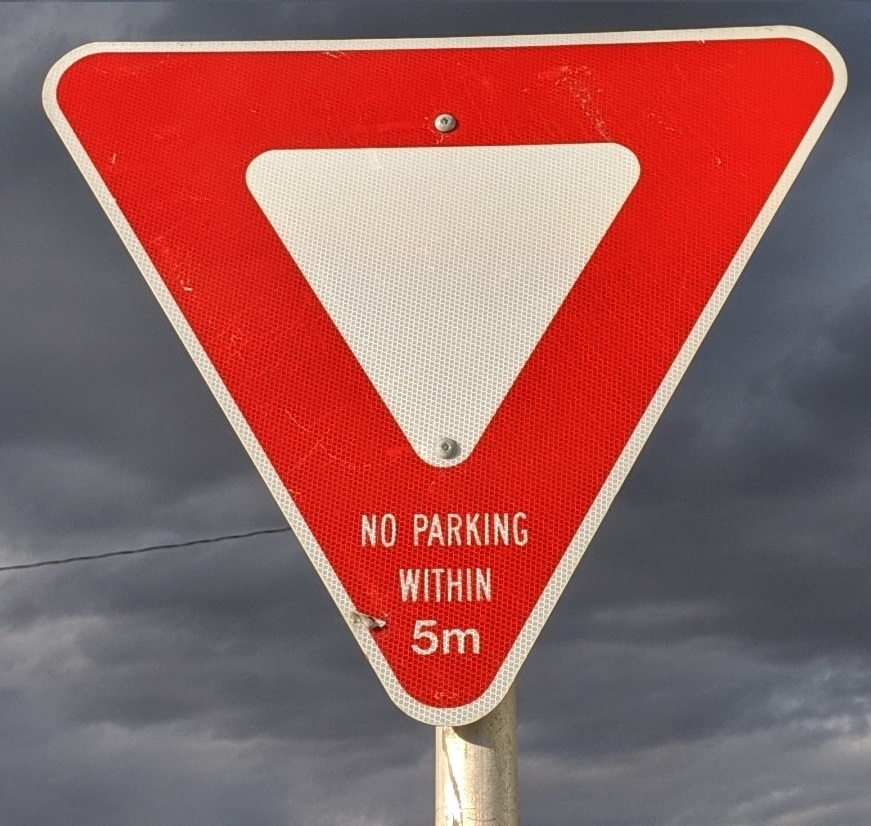
#> input picture test.jpg, 871 x 826 px
$ python main_exp.py   (older library calls are emulated)
#> lines starting #> are read from the running program, lines starting #| are printed output that depends on the picture; after the words box and inside, x2 and y2 are one past the last pixel; in counts of white or black regions, pixels touching at a corner belong together
#> further down, image is the input picture: shape (826, 871, 3); mean B, G, R 94.2, 95.4, 151
### image_editor.py
import cv2
import numpy as np
import sys
import scipy.ndimage
import random
import matplotlib.pyplot as plt
from matplotlib.figure import Figure
from matplotlib.backends.backend_agg import FigureCanvas

np.set_printoptions(threshold=sys.maxsize)

def brightness_contrast(image, contrast, brightness):
    return cv2.addWeighted(image, contrast, image, 0, brightness)

# [52 lines left out: functions swap_bg, swap_gr, swap_rb, image_histogram, hist_color, not called in this run]

def hist_bw(image):
    hist, bins = np.histogram(image, bins=255, range=(0,256))
    return hist, bins

# [17 lines left out: functions convert_to_bw, resize_image, not called in this run]


def mirror(image):
    return np.fliplr(image)

def flip_upsidedown(image):
    return np.flipud(image)

def rotate_image(image):
    return np.rot90(image)

# [100 lines left out: functions replace_color, avg_blur, gaussian_blur, median_blur, add_border, intensity_map and 1 more, not called in this run]


def blend_images(image1, image2, alpha):
    return cv2.addWeighted(image1, alpha, image2, (1-alpha), 0)

def blend_images_bw(image1, image2, percentage):
    return cv2.weighted(image1, percentage, image2, (1-percentage), 0)
    # return image1*percentage + image2*(1-percentage)

# [5 lines left out: function blend_images_color, not called in this run]

def non_linear_blend(image1, image2, percentage):

    pass

# [187 lines left out: functions edge_detection, cartoonify, extract_color, mask_result_color, mask_result_bw, blending_pyramids, not called in this run]

def ndimage_rotate(image, angle, axes=(1,0), reshape=True, output=None, order=3, mode='constant', cval=0.0, prefilter=True):
    return scipy.ndimage.rotate(image, angle, axes, reshape=True, output=None, order=3, mode='constant', cval=0.0, prefilter=True)

def gamma_correction(image, gamma):
    gamma= float(gamma)
    return (255 * (image/255)**(1/gamma)).astype(np.uint8)

def sketch_algo():
    pass

# [7 lines left out: function pixelate, not called in this run]

def perspective_transform_etc():
    pass

def negative_color_picture(image):
    return 255-image


def pseudo_solarised():
    pass

# [15 lines left out: function add_Gaussian_noise, not called in this run]

def add_noise02():
    pass

# [124 lines left out: functions noise_bands, band_noise_horizontal, band_noise_vertical, saltnpepper_noise_single_channel, dither, not called in this run]

def contrast_stretching_single_channel(image, lower_threshold, upper_threshold):
#> called with lower_threshold = 10, upper_threshold = 230
    original_copy = image.copy()
    original_copy[image >= upper_threshold] = 255
#> original_copy: shape (826, 871); min 0, max 255, mean 94.2
    original_copy[image <= lower_threshold] = 0
#> original_copy: shape (826, 871); min 0, max 255, mean 94
    original_copy = 255*((image - lower_threshold) / (upper_threshold - lower_threshold))
    # print(original_copy)
    return original_copy#.astype(np.uint8)

def contrast_stretching_RGB_channel(image, lower_threshold, upper_threshold):
    image[:, :, 0] = contrast_stretching_single_channel(image[:, :, 0], lower_threshold, upper_threshold)
    image[:, :, 1] = contrast_stretching_single_channel(image[:, :, 1], lower_threshold, upper_threshold)
#> call 2 of contrast_stretching_single_channel, with lower_threshold = 10, upper_threshold = 230
#> in contrast_stretching_single_channel (call 2), `original_copy[image >= upper_threshold] = 255`:
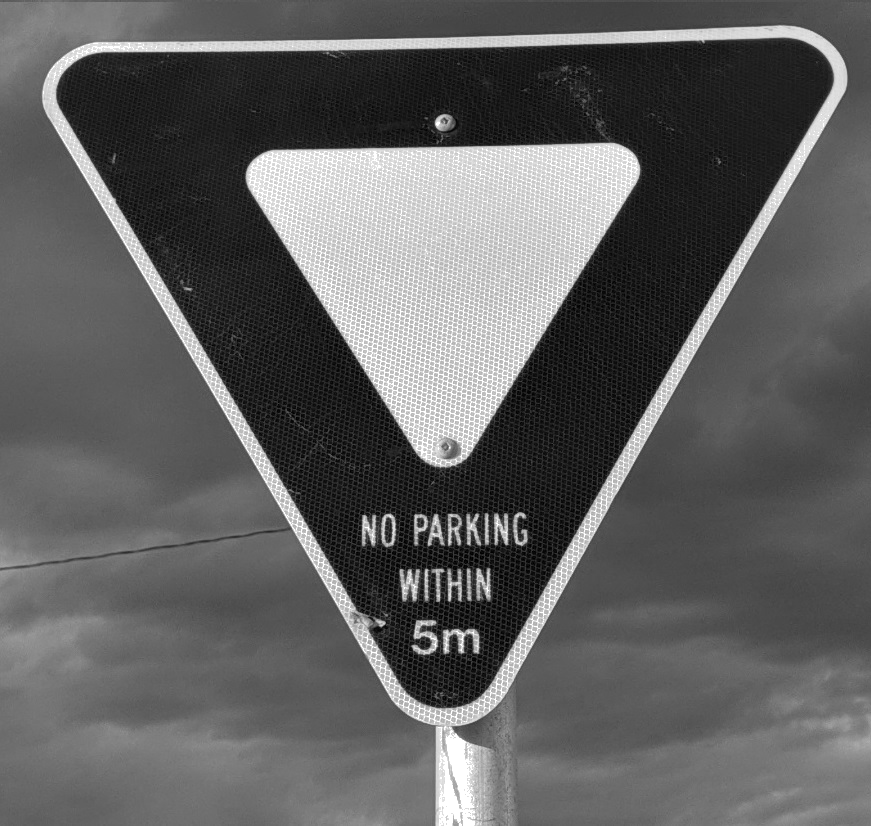
#> original_copy: shape (826, 871); min 0, max 255, mean 95.9
#> in contrast_stretching_single_channel (call 2), `original_copy[image <= lower_threshold] = 0`: original_copy: shape (826, 871); 1.19% of pixels changed, all inside (x1, y1, x2, y2) = (89, 48, 737, 702)
#> in contrast_stretching_single_channel (call 2), `original_copy = 255*((image - lower_threshold) / (upper_threshold - lo..`:
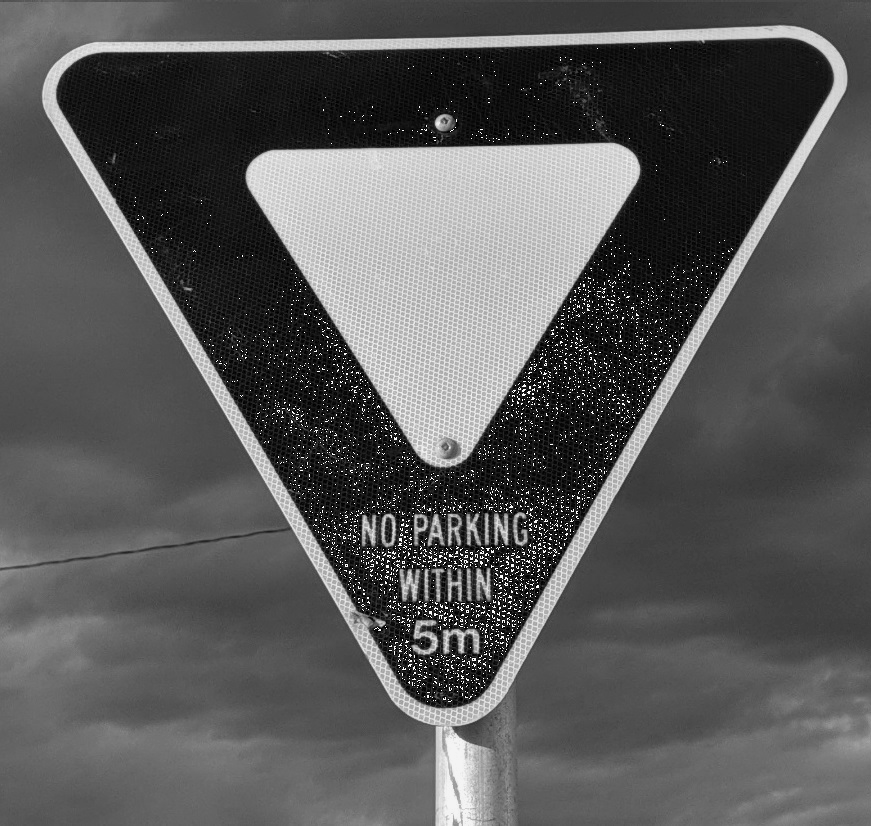
#> original_copy: shape (826, 871) float64; min 0, max 295.6, mean 101.9; drawn with min black and max white
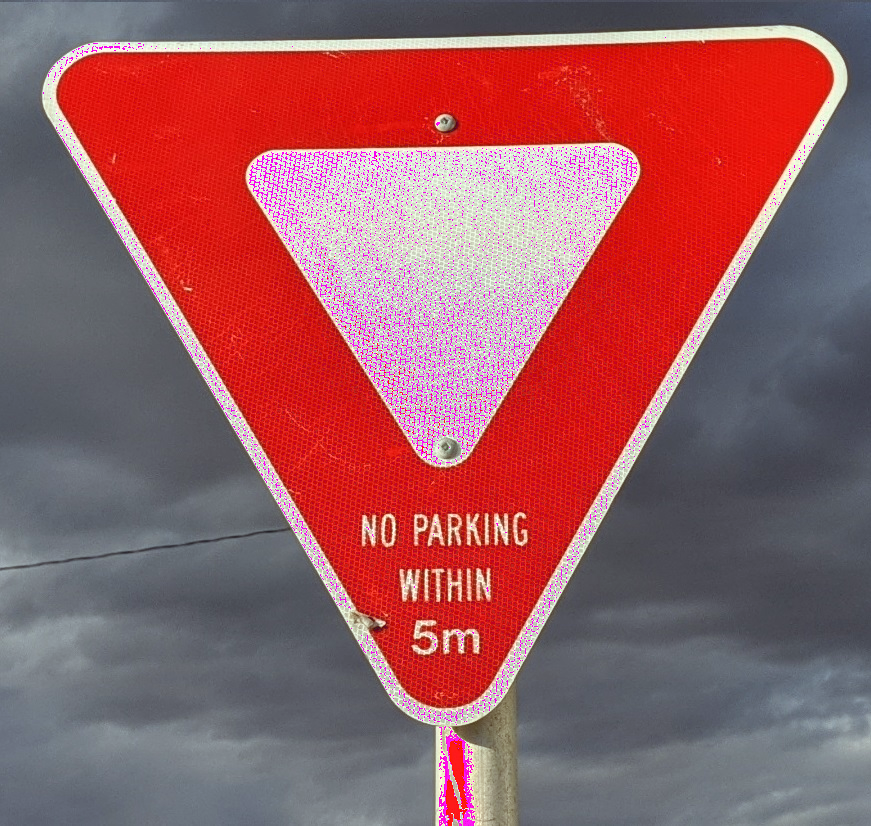
#> image: shape (826, 871, 3); mean B, G, R 98.2, 93, 151
    image[:, :, 2] = contrast_stretching_single_channel(image[:, :, 2], lower_threshold, upper_threshold)
#> call 3 of contrast_stretching_single_channel, with lower_threshold = 10, upper_threshold = 230
#> in contrast_stretching_single_channel (call 3), `original_copy = image.copy()`:
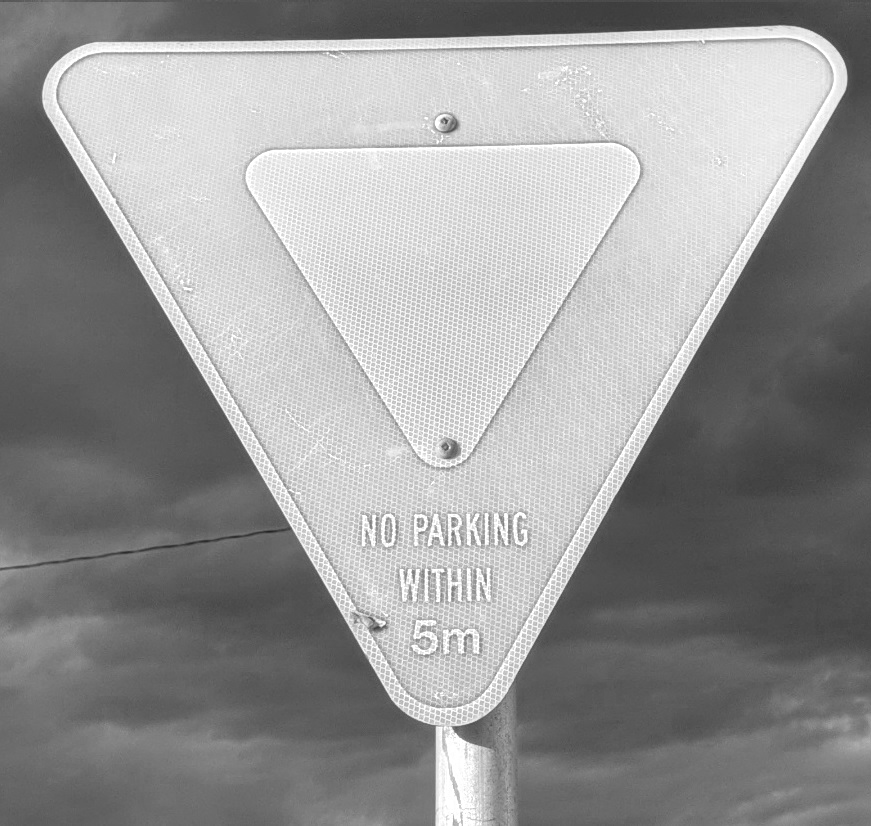
#> original_copy: shape (826, 871); min 35, max 255, mean 151
#> in contrast_stretching_single_channel (call 3), `original_copy[image >= upper_threshold] = 255`: original_copy: shape (826, 871); 10.35% of pixels changed, all inside (x1, y1, x2, y2) = (43, 26, 846, 826)
#> in contrast_stretching_single_channel (call 3), `original_copy = 255*((image - lower_threshold) / (upper_threshold - lo..`:
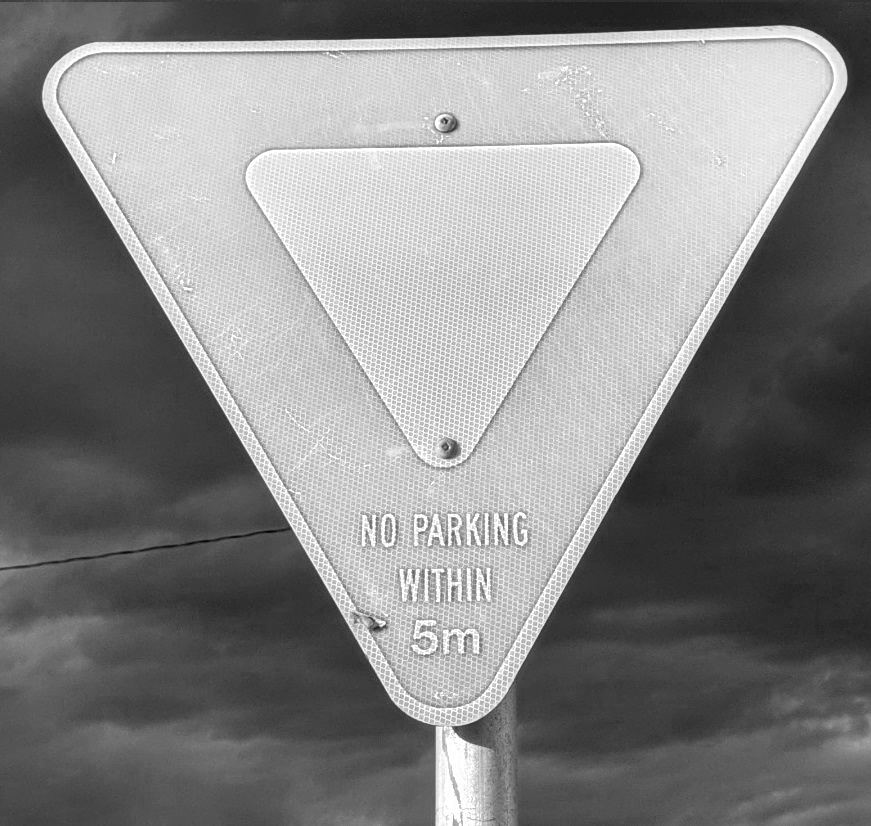
#> original_copy: shape (826, 871) float64; min 28.98, max 284, mean 163.4; drawn with min black and max white
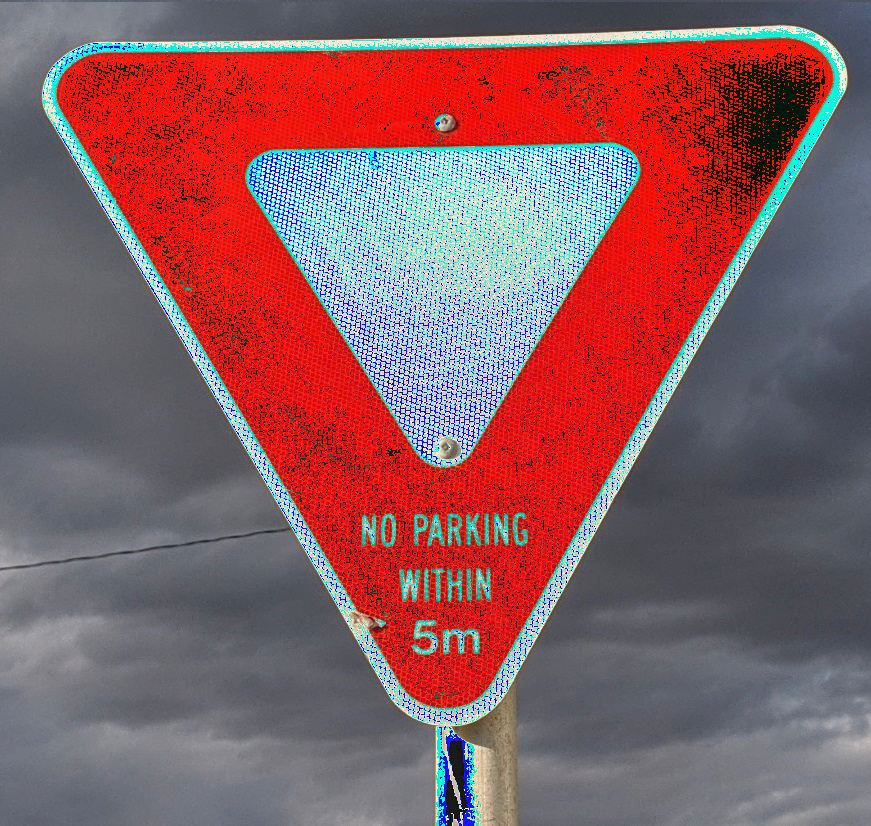
#> image: shape (826, 871, 3); mean B, G, R 98.2, 93, 136

    # image = 255 * cv2.normalize(image, None, alpha=0, beta=1.2, norm_type=cv2.NORM_MINMAX, dtype=cv2.CV_32F)

    return image.astype(np.uint8)

### main_exp.py
import datetime
import image_query
import image_editor
import cv2
# [15 lines of commented-out code are left out]

start_date = '2006-10-19'
end_date = '2006-10-22'

# image_query.query(start_date, end_date)

image = cv2.imread('test.jpg', 1)
# [67 lines of commented-out code are left out]

img = image_editor.contrast_stretching_RGB_channel(image, 10, 230)
cv2.imwrite('contrast stretching.png', img)

$ run again, with Resources/burt_apple.png saved as test.jpg
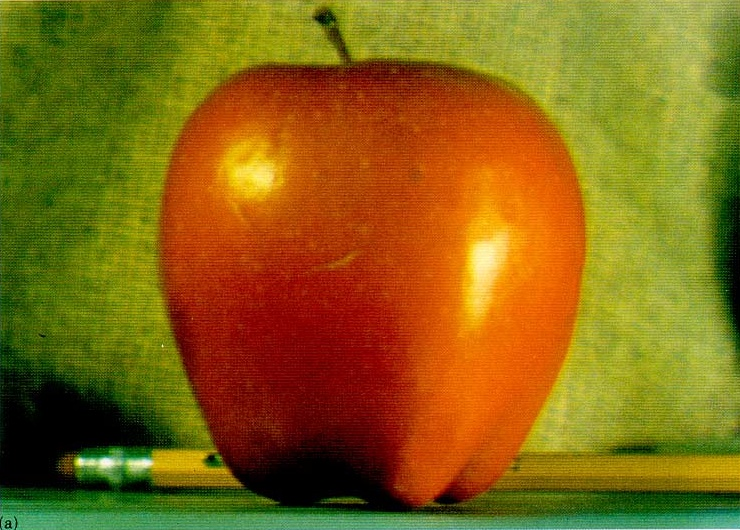
#> input picture Resources/burt_apple.png, 740 x 530 px
#> image is the input picture: shape (530, 740, 3); mean B, G, R 19.7, 101.2, 133.6
#> in contrast_stretching_single_channel (call 3), `original_copy = 255*((image - lower_threshold) / (upper_threshold - lo..`:
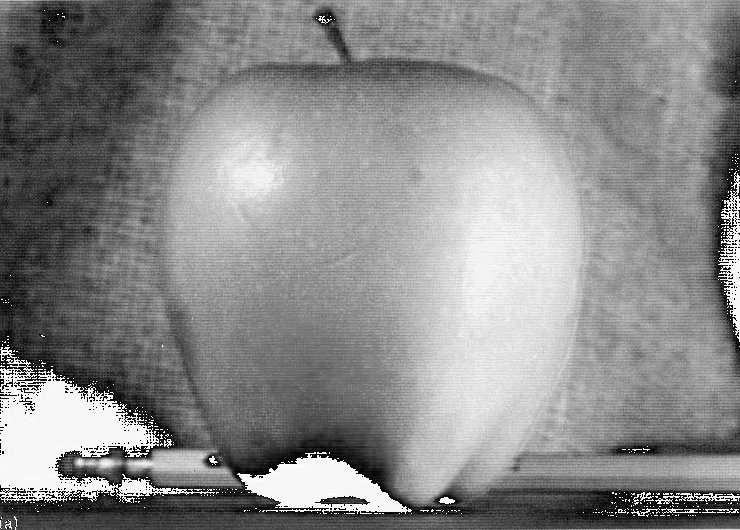
#> original_copy: shape (530, 740) float64; min 0, max 295.6, mean 159.8; drawn with min black and max white
#> in contrast_stretching_RGB_channel, `image[:, :, 2] = contrast_stretching_single_channel(image[:, :, 2], lo..`:
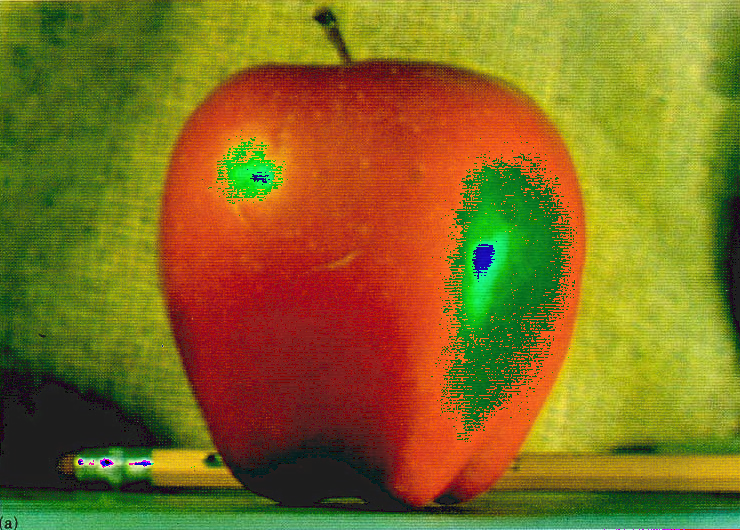
#> image: shape (530, 740, 3); mean B, G, R 32.4, 108.4, 130.1
